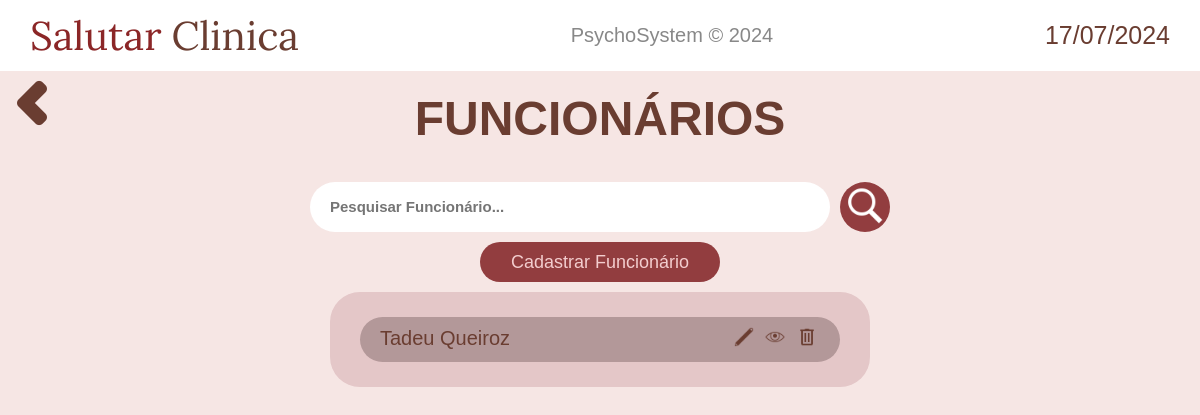
Before: /funcionario/ (signed in) with the older database file.
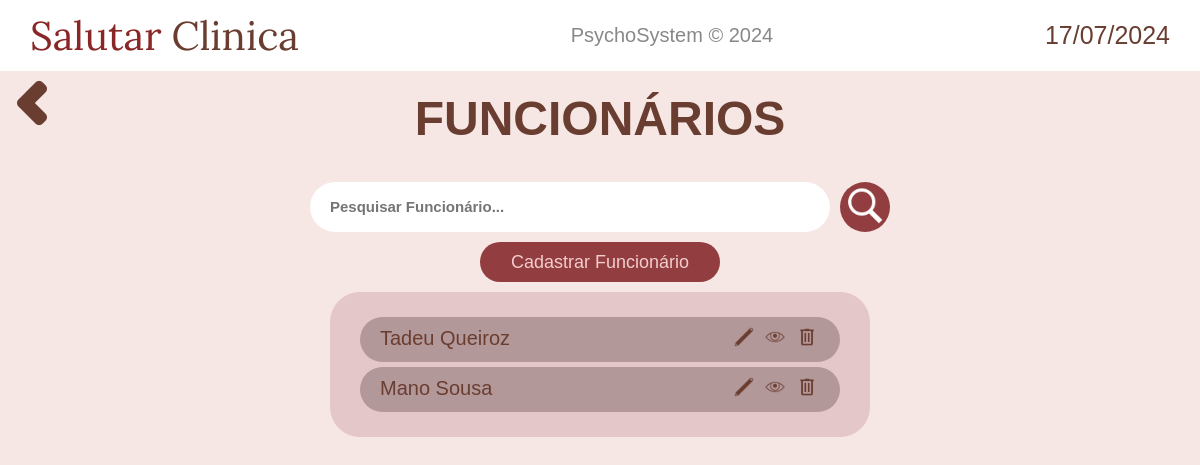
After: the same page with the newer database file.
### funcionario/models.py (models this page shows)
class Funcionario(models.Model):
    nome = models.CharField(max_length=50)
    cpf = models.CharField(max_length=20, unique=True)
    rg = models.CharField(max_length=20)
    num_cart_trab = models.CharField(max_length=20, verbose_name="Numero Carteira de Trabalho")
    cargo = models.CharField(max_length=20)
    telefone = models.CharField(max_length=20)
    data_nascimento = models.DateField(verbose_name="Data de Nascimento")
    rua = models.CharField(max_length=50, )
    bairro = models.CharField(max_length=50, )
    numero = models.CharField(max_length=5, )
    complemento = models.TextField(blank=True)
    cep = models.CharField(max_length=20)
    ponto_referencia = models.TextField(blank=True, verbose_name="Ponto de referência")
    data_admissao = models.DateField(null=True, verbose_name="Data da Admissão")

### funcionario/views.py (the view)
# urls.py: path('', views.display_funcionarios, name="display_funcionarios"),
@login_required(login_url='home:login')
def display_funcionarios(request):
    funcionarios = Funcionario.objects.all()
    context_ = {
        'data_atual': data_atual,
        'funcionarios': funcionarios,
    }
    return render(request, 'funcionario/display.html', context_)

### funcionario/templates/funcionario/display.html (shortened to what this page needs)
{% extends 'base.html' %}
{% load static %}
{% block content %}
<div style="display: flex;">
    <a href="{% url 'home:navegacao' %}" class="return-button"><img src="{% static 'home/imagens/chevron-left.png' %}" alt=""></a>
    <h2 class="welcome-text"><a href="{% url 'funcionario:display_funcionarios' %}">FUNCIONÁRIOS</a></h2>
</div>
<main style="flex-direction: column;">
    <form action="{% url 'funcionario:pesquisa_funcionario' %}" method="get" style="justify-content: center; display: flex;">
        <input class="pesquisar-pacientes" type="text" id="search" name="q" placeholder="Pesquisar Funcionário...">
        <button type="submit" class="pesquisar-button">
            <img src="{% static 'pacientes/imagens/pesquisar-icon.png' %}" height="40" alt="">
        </button>
    </form>
    <a class="add-paciente-button" href="{% url 'funcionario:cadastro_funcionario' %}">
        Cadastrar Funcionário
    </a>
    <div class="mostrar-pacientes-container">
        {% if funcionarios %}
            {% for funcionario in funcionarios %}
            <div class="paciente-exibido">
                <h4 style="font-weight: 500;">{{ funcionario.nome }}</h4>
                <div class="icones-paciente">
                    <a href="{% url 'funcionario:edicao_funcionario' funcionario.id %}" style="margin: 0 3px;">
                        <img height="20" src="{% static 'pacientes/imagens/editar-icon.png' %}" alt="">
                    </a>
                    <a href="{% url 'funcionario:visualizacao_funcionario' funcionario.id %}" style="margin: 0 3px;">
                        <img height="20" src="{% static 'pacientes/imagens/ver-icon.png' %}" alt="">
                    </a>
                    <a href="#" class="opcao-deletar" style="margin: 0 3px;">
                        <img height="20" src="{% static 'pacientes/imagens/excluir-icon.png' %}" alt="">
                    </a>
                </div>
            </div>
            {% endfor %}
        {% else %}
            <h4 style="font-weight: 500;">Nenhum funcionário cadastrado...</h4>
        {% endif %}
    </div>
</main>
{% endblock content %}

Changed rows visible on the page:
added Funcionario: nome "Mano Sousa"
